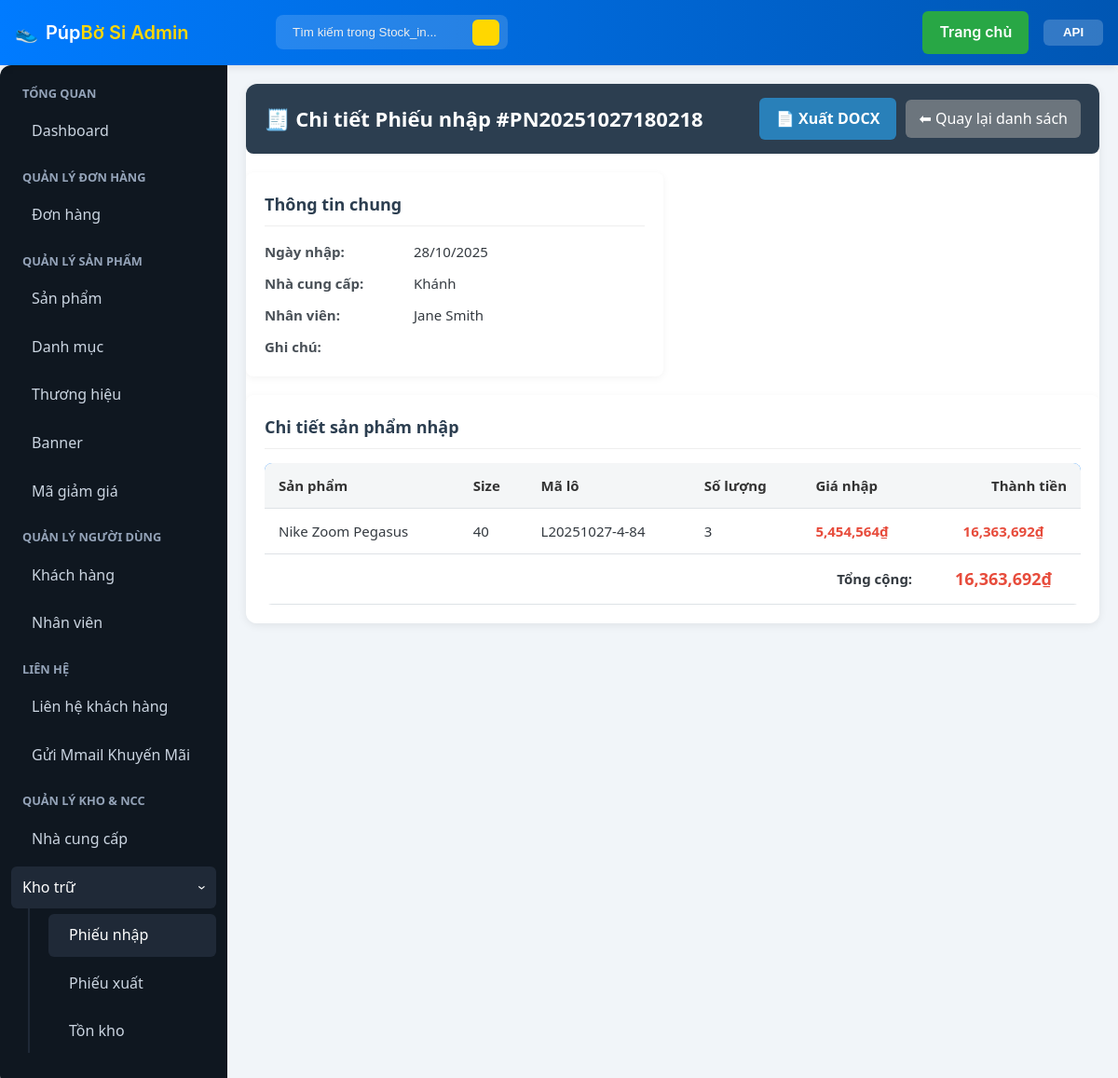
/admin/index.php?page=stock_in&action=view&id=21 (signed in), run on the app's committed database.
### tables this page shows
CREATE TABLE `users` (
  `id` int(11) NOT NULL,
  `name` varchar(100) DEFAULT NULL,
  `email` varchar(100) DEFAULT NULL,
  `password` varchar(255) DEFAULT NULL,
  `phone` varchar(20) DEFAULT NULL,
  `created_at` datetime DEFAULT current_timestamp(),
  `updated_at` datetime DEFAULT current_timestamp() ON UPDATE current_timestamp()
);

CREATE TABLE `import_receipt` (
  `id` int(11) NOT NULL,
  `receipt_code` varchar(50) NOT NULL,
  `import_date` datetime DEFAULT current_timestamp(),
  `supplier_id` int(11) DEFAULT NULL,
  `employee_id` int(11) DEFAULT NULL,
  `total_amount` decimal(18,2) DEFAULT NULL,
  `note` varchar(255) DEFAULT NULL,
  `status` enum('Đang chờ xác nhận','Xác nhận','Hủy') NOT NULL DEFAULT 'Đang chờ xác nhận'
);

CREATE TABLE `supplier` (
  `supplier_id` int(11) NOT NULL,
  `supplierName` varchar(50) NOT NULL,
  `Sdt` varchar(20) DEFAULT NULL,
  `Address` varchar(255) DEFAULT NULL,
  `Email` varchar(100) DEFAULT NULL
);

CREATE TABLE `import_receipt_detail` (
  `id` int(11) NOT NULL,
  `import_id` int(11) NOT NULL,
  `productsize_id` int(11) NOT NULL,
  `batch_code` varchar(50) NOT NULL,
  `quantity` int(11) NOT NULL,
  `price` decimal(10,2) NOT NULL,
  `batch_id` int(11) DEFAULT NULL
);

CREATE TABLE `products` (
  `id` int(11) NOT NULL,
  `name` varchar(150) DEFAULT NULL,
  `code` varchar(50) DEFAULT NULL,
  `description` text DEFAULT NULL,
  `price` decimal(10,2) DEFAULT NULL,
  `category_id` int(11) DEFAULT NULL,
  `brand_id` int(11) DEFAULT NULL,
  `created_at` datetime DEFAULT current_timestamp(),
  `updated_at` datetime DEFAULT current_timestamp() ON UPDATE current_timestamp()
);

CREATE TABLE `product_sizes` (
  `id` int(11) NOT NULL,
  `product_id` int(11) DEFAULT NULL,
  `size` varchar(10) DEFAULT NULL,
  `stock` int(11) DEFAULT NULL
);

### includes/functions.php (called while the page is built, shortened)
<?php
function is_logged_in(): bool
{
    return !empty($_SESSION['user_id']);
}
function current_user_id(): ?int
{
    return $_SESSION['user_id'] ?? null;
}
function get_user_roles(): array
{
    static $roles = null;
    if ($roles !== null) {
        return $roles;
    }
    try {
        $db = get_db();
        $st = $db->prepare('SELECT r.name FROM user_roles ur JOIN roles r ON ur.role_id = r.id WHERE ur.user_id = ?');
        $st->execute([current_user_id() ?? 0]);
        $roles = $st->fetchAll(PDO::FETCH_COLUMN);
        return $roles;
    } catch (Exception $e) {
        return [];
    }
}
function user_has_role(string $roleName): bool
{
    $userRoles = get_user_roles();
    $lowerUserRoles = array_map('strtolower', $userRoles);
    return in_array(strtolower($roleName), $lowerUserRoles, true);
}
function is_superadmin(): bool
{
    return user_has_role('SupperAdmin');
}
function is_admin(): bool
{
    return user_has_role('Admin');
}
function is_staff(): bool
{
    return user_has_role('Staff');
}
function require_admin_or_staff(): void
{
    if (!is_superadmin() && !is_admin() && !is_staff()) {
        flash_set('error', 'You do not have permission to access that page.');
        header('Location: /index.php'); exit;
    }
}

### admin/stock_in_view.php (the view, shortened to what this page needs)
<div class="admin-container">
    <header class="admin-header">
        <h2>🧾 Chi tiết Phiếu nhập #<?= htmlspecialchars($receipt['receipt_code']) ?></h2>
        <div class="admin-tools" style="display: flex; gap: 10px;">
            <a href="export_import_receipt.php?id=<?= $receipt['id'] ?>" class="btn" target="_blank" style="background-color: #2980b9; color: white;">📄 Xuất DOCX</a>
            <a href="index.php?page=stock_in" class="btn-back">⬅ Quay lại danh sách</a>
        </div>
    </header>
    <div class="order-details-grid" style="max-width: 1000px; margin: auto;">
        <div class="panel">
            <h3>Thông tin chung</h3>
            <div class="info-grid">
                <div><strong>Ngày nhập:</strong></div>
                <div><?= date('d/m/Y', strtotime($receipt['import_date'])) ?></div>
                <div><strong>Nhà cung cấp:</strong></div>
                <div><?= htmlspecialchars($receipt['supplierName'] ?? 'N/A') ?></div>
                <div><strong>Nhân viên:</strong></div>
                <div><?= htmlspecialchars($receipt['employeeName'] ?? 'N/A') ?></div>
                <div><strong>Ghi chú:</strong></div>
                <div><?= nl2br(htmlspecialchars($receipt['note'] ?? '—')) ?></div>
            </div>
        </div>
        <div class="panel order-items-panel">
            <h3>Chi tiết sản phẩm nhập</h3>
            <table class="admin-table">
                <thead>
                <tr>
                    <th>Sản phẩm</th>
                    <th>Size</th>
                    <th>Mã lô</th>
                    <th>Số lượng</th>
                    <th>Giá nhập</th>
                    <th>Thành tiền</th>
                </tr>
                </thead>
                <tbody>
                <?php foreach ($receipt_details as $item): ?>
                    <tr>
                        <td><?= htmlspecialchars($item['product_name']) ?></td>
                        <td><?= htmlspecialchars($item['size']) ?></td>
                        <td><?= htmlspecialchars($item['batch_code']) ?></td>
                        <td><?= (int)$item['quantity'] ?></td>
                        <td><span class="price"><?= number_format($item['price'], 0) ?>₫</span></td>
                        <td><span class="price"><?= number_format($item['price'] * $item['quantity'], 0) ?>₫</span></td>
                    </tr>
                <?php endforeach; ?>
                </tbody>
                <tfoot>
                    <tr>
                        <td colspan="5" style="text-align: right;"><strong>Tổng cộng:</strong></td>
                        <td><strong class="price" style="font-size: 18px;"><?= number_format($receipt['total_amount'], 0) ?>₫</strong></td>
                    </tr>
                </tfoot>
            </table>
        </div>
    </div>
</div>

### includes/header_admin.php (shortened to what this page needs)
<?php
require_once __DIR__ . '/functions.php';
$db = null;
if (function_exists('get_db')) {
	try { $db = get_db(); } catch (Exception $e) {  }
}
$displayName = 'Khách';
$basePath = rtrim(dirname(dirname($_SERVER['SCRIPT_NAME'])), '/\\');
if (is_logged_in() && $db) {
	try {
		$st = $db->prepare('SELECT name FROM users WHERE id = ?');
		$st->execute([current_user_id() ?? 0]);
		$user = $st->fetch();
		if ($user && !empty($user['name'])) $displayName = $user['name'];
	} catch (Exception $e) {  }
}
?>
<!doctype html>
<html lang="vi">
<head>
	<link rel="stylesheet" href="../assets/css/site.css">
	<link rel="stylesheet" href="../assets/css/admin.css">
	<link rel='stylesheet' href='https://cdn-uicons.flaticon.com/2.4.2/uicons-regular-rounded/css/uicons-regular-rounded.css'>
</head>
<body>
<div class="admin-topbar">
	<div class="topbar-inner">
		<a href="index.php" class="brand">
			<div class="logo">👟</div>
			<div>Púp<span>Bờ Si Admin</span></div>
		</a>
		<div class="search">
			<?php
				$current_page = $_GET['page'] ?? 'dashboard';
				$search_placeholder = 'Tìm kiếm trong ' . ucfirst($current_page) . '...';
				$search_query = htmlspecialchars($_GET['q'] ?? '');
			?>
			<form action="index.php" method="get">
				<input type="search" name="q" placeholder="<?php echo $search_placeholder; ?>" value="<?php echo $search_query; ?>">
				<button type="submit"><i class="fi fi-rr-search"></i></button>
			</form>
		</div>
		<div class="topbar-right">
			<?php if (is_superadmin()): ?>
				<a href="<?php echo $basePath; ?>/index.php" class="btn home-btn"><i class="fi fi-rr-home"></i> Trang chủ</a>
			<?php endif; ?>
			<div class="user-menu">
				<button class="user-name-btn">
					<i class="fi fi-rr-user"></i> <?php echo htmlspecialchars($displayName); ?> <i class="fi fi-rr-angle-small-down"></i>
				</button>
			</div>
		</div>
	</div>
</div>
<main class="admin-container">

### assets/css/site.css (style rules this page uses)
body { font-family: -apple-system, BlinkMacSystemFont, "Segoe UI", Roboto, Helvetica, Arial, sans-serif; margin: 0; padding: 0; background: #f8f9fa; color: #343a40; line-height: 1.6; display: flex; flex-direction: column; min-height: 100vh; }
h1, h2, h3, h4 { margin-top: 0; }
a { color: #007bff; text-decoration: none; }
.btn { display: inline-block; padding: 10px 18px; background: #007bff; color: #fff; text-decoration: none; border-radius: 6px; border: 0; cursor: pointer; font-weight: 600; transition: background-color 0.2s; }
.admin-topbar .brand { display:flex;align-items:center;color:#fff;text-decoration:none }
.search { justify-self:center;display:flex;align-items:center;gap:8px;width:100%;max-width:600px }
.search input { flex:1;padding:8px 12px;border-radius:6px;border:1px solid rgba(255,255,255,0.06);background:#1f2937;color:#fff }
.topbar-right { display:flex;align-items:center;gap:12px }
.user-menu { position:relative;display:flex;align-items:center;gap:8px }
.user-name-btn { background:transparent;border:0;color:#fff;cursor:pointer; display:flex; align-items:center; gap: 8px; padding: 0; }
.admin-main header.admin-header { display:flex;justify-content:space-between;align-items:center;margin-bottom:20px }
.admin-main header.admin-header h2 { margin:0 }
.panel { background:#fff;padding:20px;border-radius:8px;box-shadow:0 2px 4px rgba(0,0,0,0.05) }
.panel h3 { margin-top:0;border-bottom:1px solid #eee;padding-bottom:10px;margin-bottom:15px }
.admin-table { width:100%;border-collapse:collapse;background:#fff;border-radius:8px;overflow:hidden }
.admin-table th, .admin-table td { padding:12px 15px;text-align:left;border-bottom:1px solid #f1f1f1 }
.admin-table th { background:#f8f9fa }
.order-details-grid { display:grid;grid-template-columns:1fr 1fr;gap:20px; }
.info-grid { display:grid;grid-template-columns:150px 1fr;gap:10px; }
.order-items-panel { grid-column:1 / -1; }
.order-details-grid { display: grid; grid-template-columns: 1fr 1fr; gap: 20px; margin-bottom: 20px; }
.order-details-grid .info-grid { display: grid; grid-template-columns: 150px 1fr; gap: 10px; }
.order-details-grid .info-grid strong { color: #495057; }

### data on the page
users: name "API"
import_receipt: receipt_code "PN20251027180218", import_date "28/10/2025", supplier.supplierName "Khánh", employee.name "Jane Smith", total_amount "16,363,692"
import_receipt_detail: products.name "Nike Zoom Pegasus", productsize.size "40", batch_code "L20251027-4-84", quantity "3", price "5,454,564", $item['price'] * $item['quantity'] "16,363,692"
